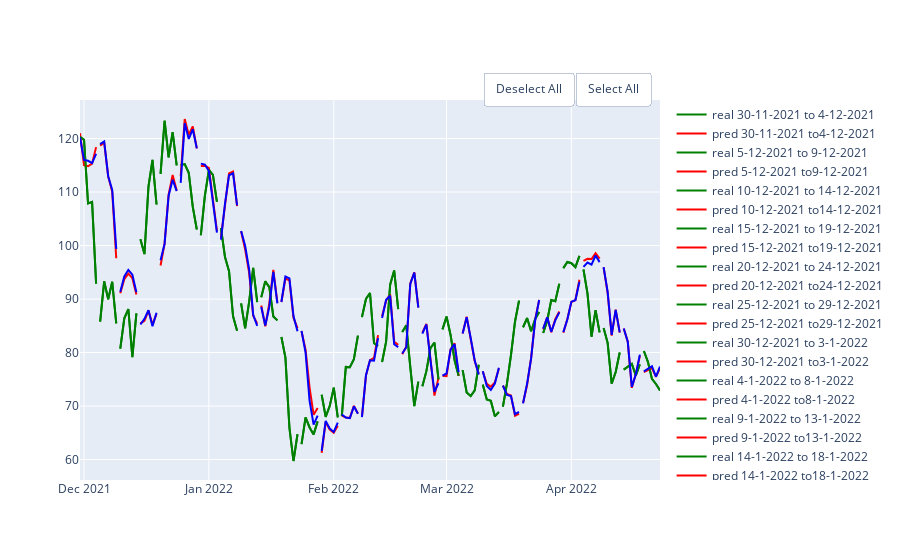

The cell this chart's notebook holds for it:
### Markdown cell above
## Random Forest

### Code cell
rf_se = RandomForestRegressor(random_state=10,criterion='mse')
rf_ae = RandomForestRegressor(random_state=10,criterion='mae')
df = pd.DataFrame(columns = ['MAE', 'MSE','RMSE','R2'], index = ['mse','mae'])
show_results(df, df_avax,'close',100,5, rf_se, rf_ae)

### Figure 1 — Plotly figure (JSON) as saved in the notebook; plotly's stock layout.template omitted (floating-point values rounded to 4 significant figures)
{"data": [{"line": {"color": "green"}, "mode": "lines", "name": "real 30-11-2021 to 4-12-2021", "type": "scatter", "x": ["2021-11-30T00:00:00", "2021-12-01T00:00:00", "2021-12-02T00:00:00", "2021-12-03T00:00:00", "2021-12-04T00:00:00"], "y": [120.3, 119.8, 107.9, 108.1, 92.88]}, {"line": {"color": "red"}, "mode": "lines", "name": "pred 30-11-2021 to4-12-2021", "type": "scatter", "x": ["2021-11-30T00:00:00", "2021-12-01T00:00:00", "2021-12-02T00:00:00", "2021-12-03T00:00:00", "2021-12-04T00:00:00"], "y": [121.0, 115.0, 114.8, 115.3, 118.4]}, {"line": {"color": "green"}, "mode": "lines", "name": "real 5-12-2021 to 9-12-2021", "type": "scatter", "x": ["2021-12-05T00:00:00", "2021-12-06T00:00:00", "2021-12-07T00:00:00", "2021-12-08T00:00:00", "2021-12-09T00:00:00"], "y": [85.79, 93.32, 89.95, 93.22, 85.46]}, {"line": {"color": "red"}, "mode": "lines", "name": "pred 5-12-2021 to9-12-2021", "type": "scatter", "x": ["2021-12-05T00:00:00", "2021-12-06T00:00:00", "2021-12-07T00:00:00", "2021-12-08T00:00:00", "2021-12-09T00:00:00"], "y": [118.7, 119.3, 112.9, 110.0, 97.63]}, {"line": {"color": "green"}, "mode": "lines", "name": "real 10-12-2021 to 14-12-2021", "type": "scatter", "x": ["2021-12-10T00:00:00", "2021-12-11T00:00:00", "2021-12-12T00:00:00", "2021-12-13T00:00:00", "2021-12-14T00:00:00"], "y": [80.74, 86.39, 88.11, 79.15, 87.31]}, {"line": {"color": "red"}, "mode": "lines", "name": "pred 10-12-2021 to14-12-2021", "type": "scatter", "x": ["2021-12-10T00:00:00", "2021-12-11T00:00:00", "2021-12-12T00:00:00", "2021-12-13T00:00:00", "2021-12-14T00:00:00"], "y": [91.09, 93.71, 94.75, 93.89, 90.84]}, {"line": {"color": "green"}, "mode": "lines", "name": "real 15-12-2021 to 19-12-2021", "type": "scatter", "x": ["2021-12-15T00:00:00", "2021-12-16T00:00:00", "2021-12-17T00:00:00", "2021-12-18T00:00:00", "2021-12-19T00:00:00"], "y": [101.2, 98.4, 111.0, 116.0, 107.7]}, {"line": {"color": "red"}, "mode": "lines", "name": "pred 15-12-2021 to19-12-2021", "type": "scatter", "x": ["2021-12-15T00:00:00", "2021-12-16T00:00:00", "2021-12-17T00:00:00", "2021-12-18T00:00:00", "2021-12-19T00:00:00"], "y": [85.46, 85.94, 87.85, 85.22, 87.24]}, {"line": {"color": "green"}, "mode": "lines", "name": "real 20-12-2021 to 24-12-2021", "type": "scatter", "x": ["2021-12-20T00:00:00", "2021-12-21T00:00:00", "2021-12-22T00:00:00", "2021-12-23T00:00:00", "2021-12-24T00:00:00"], "y": [113.4, 123.3, 116.5, 121.2, 115.0]}, {"line": {"color": "red"}, "mode": "lines", "name": "pred 20-12-2021 to24-12-2021", "type": "scatter", "x": ["2021-12-20T00:00:00", "2021-12-21T00:00:00", "2021-12-22T00:00:00", "2021-12-23T00:00:00", "2021-12-24T00:00:00"], "y": [96.27, 100.4, 109.5, 113.2, 110.3]}, {"line": {"color": "green"}, "mode": "lines", "name": "real 25-12-2021 to 29-12-2021", "type": "scatter", "x": ["2021-12-25T00:00:00", "2021-12-26T00:00:00", "2021-12-27T00:00:00", "2021-12-28T00:00:00", "2021-12-29T00:00:00"], "y": [115.0, 115.2, 113.6, 107.2, 103.0]}, {"line": {"color": "red"}, "mode": "lines", "name": "pred 25-12-2021 to29-12-2021", "type": "scatter", "x": ["2021-12-25T00:00:00", "2021-12-26T00:00:00", "2021-12-27T00:00:00", "2021-12-28T00:00:00", "2021-12-29T00:00:00"], "y": [113.0, 123.7, 120.7, 122.2, 118.2]}, {"line": {"color": "green"}, "mode": "lines", "name": "real 30-12-2021 to 3-1-2022", "type": "scatter", "x": ["2021-12-30T00:00:00", "2021-12-31T00:00:00", "2022-01-01T00:00:00", "2022-01-02T00:00:00", "2022-01-03T00:00:00"], "y": [101.9, 109.3, 114.2, 113.2, 108.1]}, {"line": {"color": "red"}, "mode": "lines", "name": "pred 30-12-2021 to3-1-2022", "type": "scatter", "x": ["2021-12-30T00:00:00", "2021-12-31T00:00:00", "2022-01-01T00:00:00", "2022-01-02T00:00:00", "2022-01-03T00:00:00"], "y": [114.9, 114.9, 114.5, 109.0, 102.7]}, {"line": {"color": "green"}, "mode": "lines", "name": "real 4-1-2022 to 8-1-2022", "type": "scatter", "x": ["2022-01-04T00:00:00", "2022-01-05T00:00:00", "2022-01-06T00:00:00", "2022-01-07T00:00:00", "2022-01-08T00:00:00"], "y": [103.2, 97.85, 95.2, 86.77, 84.06]}, {"line": {"color": "red"}, "mode": "lines", "name": "pred 4-1-2022 to8-1-2022", "type": "scatter", "x": ["2022-01-04T00:00:00", "2022-01-05T00:00:00", "2022-01-06T00:00:00", "2022-01-07T00:00:00", "2022-01-08T00:00:00"], "y": [101.5, 108.0, 113.5, 113.8, 107.4]}, {"line": {"color": "green"}, "mode": "lines", "name": "real 9-1-2022 to 13-1-2022", "type": "scatter", "x": ["2022-01-09T00:00:00", "2022-01-10T00:00:00", "2022-01-11T00:00:00", "2022-01-12T00:00:00", "2022-01-13T00:00:00"], "y": [89.21, 84.53, 89.5, 95.82, 89.41]}, {"line": {"color": "red"}, "mode": "lines", "name": "pred 9-1-2022 to13-1-2022", "type": "scatter", "x": ["2022-01-09T00:00:00", "2022-01-10T00:00:00", "2022-01-11T00:00:00", "2022-01-12T00:00:00", "2022-01-13T00:00:00"], "y": [102.7, 99.3, 94.88, 86.9, 85.4]}, {"line": {"color": "green"}, "mode": "lines", "name": "real 14-1-2022 to 18-1-2022", "type": "scatter", "x": ["2022-01-14T00:00:00", "2022-01-15T00:00:00", "2022-01-16T00:00:00", "2022-01-17T00:00:00", "2022-01-18T00:00:00"], "y": [90.34, 93.32, 92.24, 86.75, 86.01]}, {"line": {"color": "red"}, "mode": "lines", "name": "pred 14-1-2022 to18-1-2022", "type": "scatter", "x": ["2022-01-14T00:00:00", "2022-01-15T00:00:00", "2022-01-16T00:00:00", "2022-01-17T00:00:00", "2022-01-18T00:00:00"], "y": [88.78, 84.9, 89.17, 95.47, 89.36]}, {"line": {"color": "green"}, "mode": "lines", "name": "real 19-1-2022 to 23-1-2022", "type": "scatter", "x": ["2022-01-19T00:00:00", "2022-01-20T00:00:00", "2022-01-21T00:00:00", "2022-01-22T00:00:00", "2022-01-23T00:00:00"], "y": [82.9, 79.07, 65.92, 59.73, 64.73]}, {"line": {"color": "red"}, "mode": "lines", "name": "pred 19-1-2022 to23-1-2022", "type": "scatter", "x": ["2022-01-19T00:00:00", "2022-01-20T00:00:00", "2022-01-21T00:00:00", "2022-01-22T00:00:00", "2022-01-23T00:00:00"], "y": [89.44, 93.83, 93.49, 86.51, 84.55]}, {"line": {"color": "green"}, "mode": "lines", "name": "real 24-1-2022 to 28-1-2022", "type": "scatter", "x": ["2022-01-24T00:00:00", "2022-01-25T00:00:00", "2022-01-26T00:00:00", "2022-01-27T00:00:00", "2022-01-28T00:00:00"], "y": [62.88, 67.9, 66.0, 64.7, 67.13]}, {"line": {"color": "red"}, "mode": "lines", "name": "pred 24-1-2022 to28-1-2022", "type": "scatter", "x": ["2022-01-24T00:00:00", "2022-01-25T00:00:00", "2022-01-26T00:00:00", "2022-01-27T00:00:00", "2022-01-28T00:00:00"], "y": [83.96, 80.55, 73.44, 68.37, 69.65]}, {"line": {"color": "green"}, "mode": "lines", "name": "real 29-1-2022 to 2-2-2022", "type": "scatter", "x": ["2022-01-29T00:00:00", "2022-01-30T00:00:00", "2022-01-31T00:00:00", "2022-02-01T00:00:00", "2022-02-02T00:00:00"], "y": [72.12, 67.97, 69.99, 73.45, 67.88]}, {"line": {"color": "red"}, "mode": "lines", "name": "pred 29-1-2022 to2-2-2022", "type": "scatter", "x": ["2022-01-29T00:00:00", "2022-01-30T00:00:00", "2022-01-31T00:00:00", "2022-02-01T00:00:00", "2022-02-02T00:00:00"], "y": [61.26, 67.02, 65.61, 64.99, 66.3]}, {"line": {"color": "green"}, "mode": "lines", "name": "real 3-2-2022 to 7-2-2022", "type": "scatter", "x": ["2022-02-03T00:00:00", "2022-02-04T00:00:00", "2022-02-05T00:00:00", "2022-02-06T00:00:00", "2022-02-07T00:00:00"], "y": [68.11, 77.31, 77.25, 78.76, 83.17]}, {"line": {"color": "red"}, "mode": "lines", "name": "pred 3-2-2022 to7-2-2022", "type": "scatter", "x": ["2022-02-03T00:00:00", "2022-02-04T00:00:00", "2022-02-05T00:00:00", "2022-02-06T00:00:00", "2022-02-07T00:00:00"], "y": [68.21, 67.87, 67.79, 70.03, 68.6]}, {"line": {"color": "green"}, "mode": "lines", "name": "real 8-2-2022 to 12-2-2022", "type": "scatter", "x": ["2022-02-08T00:00:00", "2022-02-09T00:00:00", "2022-02-10T00:00:00", "2022-02-11T00:00:00", "2022-02-12T00:00:00"], "y": [86.62, 90.02, 91.14, 81.73, 81.25]}, {"line": {"color": "red"}, "mode": "lines", "name": "pred 8-2-2022 to12-2-2022", "type": "scatter", "x": ["2022-02-08T00:00:00", "2022-02-09T00:00:00", "2022-02-10T00:00:00", "2022-02-11T00:00:00", "2022-02-12T00:00:00"], "y": [67.99, 75.69, 78.59, 78.98, 83.25]}, {"line": {"color": "green"}, "mode": "lines", "name": "real 13-2-2022 to 17-2-2022", "type": "scatter", "x": ["2022-02-13T00:00:00", "2022-02-14T00:00:00", "2022-02-15T00:00:00", "2022-02-16T00:00:00", "2022-02-17T00:00:00"], "y": [78.24, 82.02, 92.67, 95.35, 88.12]}, {"line": {"color": "red"}, "mode": "lines", "name": "pred 13-2-2022 to17-2-2022", "type": "scatter", "x": ["2022-02-13T00:00:00", "2022-02-14T00:00:00", "2022-02-15T00:00:00", "2022-02-16T00:00:00", "2022-02-17T00:00:00"], "y": [86.8, 89.7, 90.89, 82.03, 81.43]}, {"line": {"color": "green"}, "mode": "lines", "name": "real 18-2-2022 to 22-2-2022", "type": "scatter", "x": ["2022-02-18T00:00:00", "2022-02-19T00:00:00", "2022-02-20T00:00:00", "2022-02-21T00:00:00", "2022-02-22T00:00:00"], "y": [83.84, 85.1, 77.34, 69.99, 74.57]}, {"line": {"color": "red"}, "mode": "lines", "name": "pred 18-2-2022 to22-2-2022", "type": "scatter", "x": ["2022-02-18T00:00:00", "2022-02-19T00:00:00", "2022-02-20T00:00:00", "2022-02-21T00:00:00", "2022-02-22T00:00:00"], "y": [79.7, 81.07, 92.91, 95.0, 88.44]}, {"line": {"color": "green"}, "mode": "lines", "name": "real 23-2-2022 to 27-2-2022", "type": "scatter", "x": ["2022-02-23T00:00:00", "2022-02-24T00:00:00", "2022-02-25T00:00:00", "2022-02-26T00:00:00", "2022-02-27T00:00:00"], "y": [73.7, 76.52, 80.83, 81.88, 74.99]}, {"line": {"color": "red"}, "mode": "lines", "name": "pred 23-2-2022 to27-2-2022", "type": "scatter", "x": ["2022-02-23T00:00:00", "2022-02-24T00:00:00", "2022-02-25T00:00:00", "2022-02-26T00:00:00", "2022-02-27T00:00:00"], "y": [83.72, 85.34, 78.93, 71.94, 75.26]}, {"line": {"color": "green"}, "mode": "lines", "name": "real 28-2-2022 to 4-3-2022", "type": "scatter", "x": ["2022-02-28T00:00:00", "2022-03-01T00:00:00", "2022-03-02T00:00:00", "2022-03-03T00:00:00", "2022-03-04T00:00:00"], "y": [84.34, 86.74, 83.29, 78.56, 75.65]}, {"line": {"color": "red"}, "mode": "lines", "name": "pred 28-2-2022 to4-3-2022", "type": "scatter", "x": ["2022-02-28T00:00:00", "2022-03-01T00:00:00", "2022-03-02T00:00:00", "2022-03-03T00:00:00", "2022-03-04T00:00:00"], "y": [75.68, 75.61, 80.6, 81.75, 75.64]}, {"line": {"color": "green"}, "mode": "lines", "name": "real 5-3-2022 to 9-3-2022", "type": "scatter", "x": ["2022-03-05T00:00:00", "2022-03-06T00:00:00", "2022-03-07T00:00:00", "2022-03-08T00:00:00", "2022-03-09T00:00:00"], "y": [76.73, 72.53, 71.88, 72.92, 77.72]}, {"line": {"color": "red"}, "mode": "lines", "name": "pred 5-3-2022 to9-3-2022", "type": "scatter", "x": ["2022-03-05T00:00:00", "2022-03-06T00:00:00", "2022-03-07T00:00:00", "2022-03-08T00:00:00", "2022-03-09T00:00:00"], "y": [83.58, 86.69, 82.54, 78.42, 76.02]}, {"line": {"color": "green"}, "mode": "lines", "name": "real 10-3-2022 to 14-3-2022", "type": "scatter", "x": ["2022-03-10T00:00:00", "2022-03-11T00:00:00", "2022-03-12T00:00:00", "2022-03-13T00:00:00", "2022-03-14T00:00:00"], "y": [74.0, 71.24, 71.0, 68.08, 68.89]}, {"line": {"color": "red"}, "mode": "lines", "name": "pred 10-3-2022 to14-3-2022", "type": "scatter", "x": ["2022-03-10T00:00:00", "2022-03-11T00:00:00", "2022-03-12T00:00:00", "2022-03-13T00:00:00", "2022-03-14T00:00:00"], "y": [76.48, 74.13, 73.62, 74.41, 77.02]}, {"line": {"color": "green"}, "mode": "lines", "name": "real 15-3-2022 to 19-3-2022", "type": "scatter", "x": ["2022-03-15T00:00:00", "2022-03-16T00:00:00", "2022-03-17T00:00:00", "2022-03-18T00:00:00", "2022-03-19T00:00:00"], "y": [69.89, 74.18, 79.54, 85.76, 89.69]}, {"line": {"color": "red"}, "mode": "lines", "name": "pred 15-3-2022 to19-3-2022", "type": "scatter", "x": ["2022-03-15T00:00:00", "2022-03-16T00:00:00", "2022-03-17T00:00:00", "2022-03-18T00:00:00", "2022-03-19T00:00:00"], "y": [73.85, 72.24, 71.98, 68.19, 68.56]}, {"line": {"color": "green"}, "mode": "lines", "name": "real 20-3-2022 to 24-3-2022", "type": "scatter", "x": ["2022-03-20T00:00:00", "2022-03-21T00:00:00", "2022-03-22T00:00:00", "2022-03-23T00:00:00", "2022-03-24T00:00:00"], "y": [84.72, 86.45, 83.98, 86.25, 87.56]}, {"line": {"color": "red"}, "mode": "lines", "name": "pred 20-3-2022 to24-3-2022", "type": "scatter", "x": ["2022-03-20T00:00:00", "2022-03-21T00:00:00", "2022-03-22T00:00:00", "2022-03-23T00:00:00", "2022-03-24T00:00:00"], "y": [70.56, 73.94, 78.94, 86.15, 89.85]}, {"line": {"color": "green"}, "mode": "lines", "name": "real 25-3-2022 to 29-3-2022", "type": "scatter", "x": ["2022-03-25T00:00:00", "2022-03-26T00:00:00", "2022-03-27T00:00:00", "2022-03-28T00:00:00", "2022-03-29T00:00:00"], "y": [83.66, 85.96, 89.82, 89.6, 92.84]}, {"line": {"color": "red"}, "mode": "lines", "name": "pred 25-3-2022 to29-3-2022", "type": "scatter", "x": ["2022-03-25T00:00:00", "2022-03-26T00:00:00", "2022-03-27T00:00:00", "2022-03-28T00:00:00", "2022-03-29T00:00:00"], "y": [84.35, 86.64, 83.78, 86.24, 87.67]}, {"line": {"color": "green"}, "mode": "lines", "name": "real 30-3-2022 to 3-4-2022", "type": "scatter", "x": ["2022-03-30T00:00:00", "2022-03-31T00:00:00", "2022-04-01T00:00:00", "2022-04-02T00:00:00", "2022-04-03T00:00:00"], "y": [95.78, 96.92, 96.69, 95.97, 98.08]}, {"line": {"color": "red"}, "mode": "lines", "name": "pred 30-3-2022 to3-4-2022", "type": "scatter", "x": ["2022-03-30T00:00:00", "2022-03-31T00:00:00", "2022-04-01T00:00:00", "2022-04-02T00:00:00", "2022-04-03T00:00:00"], "y": [83.7, 86.28, 89.44, 89.81, 93.6]}, {"line": {"color": "green"}, "mode": "lines", "name": "real 4-4-2022 to 8-4-2022", "type": "scatter", "x": ["2022-04-04T00:00:00", "2022-04-05T00:00:00", "2022-04-06T00:00:00", "2022-04-07T00:00:00", "2022-04-08T00:00:00"], "y": [95.52, 91.02, 82.96, 87.92, 83.77]}, {"line": {"color": "red"}, "mode": "lines", "name": "pred 4-4-2022 to8-4-2022", "type": "scatter", "x": ["2022-04-04T00:00:00", "2022-04-05T00:00:00", "2022-04-06T00:00:00", "2022-04-07T00:00:00", "2022-04-08T00:00:00"], "y": [97.15, 97.52, 97.49, 98.56, 97.54]}, {"line": {"color": "green"}, "mode": "lines", "name": "real 9-4-2022 to 13-4-2022", "type": "scatter", "x": ["2022-04-09T00:00:00", "2022-04-10T00:00:00", "2022-04-11T00:00:00", "2022-04-12T00:00:00", "2022-04-13T00:00:00"], "y": [84.59, 81.82, 74.17, 76.36, 80.0]}, {"line": {"color": "red"}, "mode": "lines", "name": "pred 9-4-2022 to13-4-2022", "type": "scatter", "x": ["2022-04-09T00:00:00", "2022-04-10T00:00:00", "2022-04-11T00:00:00", "2022-04-12T00:00:00", "2022-04-13T00:00:00"], "y": [95.9, 91.18, 83.17, 88.02, 83.74]}, {"line": {"color": "green"}, "mode": "lines", "name": "real 14-4-2022 to 18-4-2022", "type": "scatter", "x": ["2022-04-14T00:00:00", "2022-04-15T00:00:00", "2022-04-16T00:00:00", "2022-04-17T00:00:00", "2022-04-18T00:00:00"], "y": [76.82, 77.44, 77.89, 75.71, 77.79]}, {"line": {"color": "red"}, "mode": "lines", "name": "pred 14-4-2022 to18-4-2022", "type": "scatter", "x": ["2022-04-14T00:00:00", "2022-04-15T00:00:00", "2022-04-16T00:00:00", "2022-04-17T00:00:00", "2022-04-18T00:00:00"], "y": [84.49, 82.04, 73.41, 75.97, 79.37]}, {"line": {"color": "green"}, "mode": "lines", "name": "real 19-4-2022 to 23-4-2022", "type": "scatter", "x": ["2022-04-19T00:00:00", "2022-04-20T00:00:00", "2022-04-21T00:00:00", "2022-04-22T00:00:00", "2022-04-23T00:00:00"], "y": [80.29, 78.27, 75.08, 74.12, 72.92]}, {"line": {"color": "red"}, "mode": "lines", "name": "pred 19-4-2022 to23-4-2022", "type": "scatter", "x": ["2022-04-19T00:00:00", "2022-04-20T00:00:00", "2022-04-21T00:00:00", "2022-04-22T00:00:00", "2022-04-23T00:00:00"], "y": [76.32, 76.72, 77.08, 75.45, 77.11]}, {"line": {"color": "green"}, "mode": "lines", "name": "real 30-11-2021 to 4-12-2021", "type": "scatter", "x": ["2021-11-30T00:00:00", "2021-12-01T00:00:00", "2021-12-02T00:00:00", "2021-12-03T00:00:00", "2021-12-04T00:00:00"], "y": [120.3, 119.8, 107.9, 108.1, 92.88]}, {"line": {"color": "blue"}, "mode": "lines", "name": "pred 30-11-2021 to4-12-2021", "type": "scatter", "x": ["2021-11-30T00:00:00", "2021-12-01T00:00:00", "2021-12-02T00:00:00", "2021-12-03T00:00:00", "2021-12-04T00:00:00"], "y": [120.2, 116.0, 115.8, 115.4, 117.1]}, {"line": {"color": "green"}, "mode": "lines", "name": "real 5-12-2021 to 9-12-2021", "type": "scatter", "x": ["2021-12-05T00:00:00", "2021-12-06T00:00:00", "2021-12-07T00:00:00", "2021-12-08T00:00:00", "2021-12-09T00:00:00"], "y": [85.79, 93.32, 89.95, 93.22, 85.46]}, {"line": {"color": "blue"}, "mode": "lines", "name": "pred 5-12-2021 to9-12-2021", "type": "scatter", "x": ["2021-12-05T00:00:00", "2021-12-06T00:00:00", "2021-12-07T00:00:00", "2021-12-08T00:00:00", "2021-12-09T00:00:00"], "y": [119.0, 119.5, 113.0, 110.4, 99.36]}, {"line": {"color": "green"}, "mode": "lines", "name": "real 10-12-2021 to 14-12-2021", "type": "scatter", "x": ["2021-12-10T00:00:00", "2021-12-11T00:00:00", "2021-12-12T00:00:00", "2021-12-13T00:00:00", "2021-12-14T00:00:00"], "y": [80.74, 86.39, 88.11, 79.15, 87.31]}, {"line": {"color": "blue"}, "mode": "lines", "name": "pred 10-12-2021 to14-12-2021", "type": "scatter", "x": ["2021-12-10T00:00:00", "2021-12-11T00:00:00", "2021-12-12T00:00:00", "2021-12-13T00:00:00", "2021-12-14T00:00:00"], "y": [91.35, 94.22, 95.46, 94.56, 91.26]}, {"line": {"color": "green"}, "mode": "lines", "name": "real 15-12-2021 to 19-12-2021", "type": "scatter", "x": ["2021-12-15T00:00:00", "2021-12-16T00:00:00", "2021-12-17T00:00:00", "2021-12-18T00:00:00", "2021-12-19T00:00:00"], "y": [101.2, 98.4, 111.0, 116.0, 107.7]}, {"line": {"color": "blue"}, "mode": "lines", "name": "pred 15-12-2021 to19-12-2021", "type": "scatter", "x": ["2021-12-15T00:00:00", "2021-12-16T00:00:00", "2021-12-17T00:00:00", "2021-12-18T00:00:00", "2021-12-19T00:00:00"], "y": [85.24, 86.3, 87.91, 84.94, 87.45]}, {"line": {"color": "green"}, "mode": "lines", "name": "real 20-12-2021 to 24-12-2021", "type": "scatter", "x": ["2021-12-20T00:00:00", "2021-12-21T00:00:00", "2021-12-22T00:00:00", "2021-12-23T00:00:00", "2021-12-24T00:00:00"], "y": [113.4, 123.3, 116.5, 121.2, 115.0]}, {"line": {"color": "blue"}, "mode": "lines", "name": "pred 20-12-2021 to24-12-2021", "type": "scatter", "x": ["2021-12-20T00:00:00", "2021-12-21T00:00:00", "2021-12-22T00:00:00", "2021-12-23T00:00:00", "2021-12-24T00:00:00"], "y": [97.25, 100.3, 109.3, 112.3, 110.2]}, {"line": {"color": "green"}, "mode": "lines", "name": "real 25-12-2021 to 29-12-2021", "type": "scatter", "x": ["2021-12-25T00:00:00", "2021-12-26T00:00:00", "2021-12-27T00:00:00", "2021-12-28T00:00:00", "2021-12-29T00:00:00"], "y": [115.0, 115.2, 113.6, 107.2, 103.0]}, {"line": {"color": "blue"}, "mode": "lines", "name": "pred 25-12-2021 to29-12-2021", "type": "scatter", "x": ["2021-12-25T00:00:00", "2021-12-26T00:00:00", "2021-12-27T00:00:00", "2021-12-28T00:00:00", "2021-12-29T00:00:00"], "y": [111.7, 122.8, 119.9, 121.7, 118.2]}, {"line": {"color": "green"}, "mode": "lines", "name": "real 30-12-2021 to 3-1-2022", "type": "scatter", "x": ["2021-12-30T00:00:00", "2021-12-31T00:00:00", "2022-01-01T00:00:00", "2022-01-02T00:00:00", "2022-01-03T00:00:00"], "y": [101.9, 109.3, 114.2, 113.2, 108.1]}, {"line": {"color": "blue"}, "mode": "lines", "name": "pred 30-12-2021 to3-1-2022", "type": "scatter", "x": ["2021-12-30T00:00:00", "2021-12-31T00:00:00", "2022-01-01T00:00:00", "2022-01-02T00:00:00", "2022-01-03T00:00:00"], "y": [115.3, 115.1, 113.9, 108.7, 102.4]}, {"line": {"color": "green"}, "mode": "lines", "name": "real 4-1-2022 to 8-1-2022", "type": "scatter", "x": ["2022-01-04T00:00:00", "2022-01-05T00:00:00", "2022-01-06T00:00:00", "2022-01-07T00:00:00", "2022-01-08T00:00:00"], "y": [103.2, 97.85, 95.2, 86.77, 84.06]}, {"line": {"color": "blue"}, "mode": "lines", "name": "pred 4-1-2022 to8-1-2022", "type": "scatter", "x": ["2022-01-04T00:00:00", "2022-01-05T00:00:00", "2022-01-06T00:00:00", "2022-01-07T00:00:00", "2022-01-08T00:00:00"], "y": [101.1, 107.8, 113.1, 113.5, 107.5]}, {"line": {"color": "green"}, "mode": "lines", "name": "real 9-1-2022 to 13-1-2022", "type": "scatter", "x": ["2022-01-09T00:00:00", "2022-01-10T00:00:00", "2022-01-11T00:00:00", "2022-01-12T00:00:00", "2022-01-13T00:00:00"], "y": [89.21, 84.53, 89.5, 95.82, 89.41]}, {"line": {"color": "blue"}, "mode": "lines", "name": "pred 9-1-2022 to13-1-2022", "type": "scatter", "x": ["2022-01-09T00:00:00", "2022-01-10T00:00:00", "2022-01-11T00:00:00", "2022-01-12T00:00:00", "2022-01-13T00:00:00"], "y": [102.7, 99.96, 95.48, 87.07, 84.98]}, {"line": {"color": "green"}, "mode": "lines", "name": "real 14-1-2022 to 18-1-2022", "type": "scatter", "x": ["2022-01-14T00:00:00", "2022-01-15T00:00:00", "2022-01-16T00:00:00", "2022-01-17T00:00:00", "2022-01-18T00:00:00"], "y": [90.34, 93.32, 92.24, 86.75, 86.01]}, {"line": {"color": "blue"}, "mode": "lines", "name": "pred 14-1-2022 to18-1-2022", "type": "scatter", "x": ["2022-01-14T00:00:00", "2022-01-15T00:00:00", "2022-01-16T00:00:00", "2022-01-17T00:00:00", "2022-01-18T00:00:00"], "y": [88.51, 85.04, 88.57, 95.09, 89.2]}, {"line": {"color": "green"}, "mode": "lines", "name": "real 19-1-2022 to 23-1-2022", "type": "scatter", "x": ["2022-01-19T00:00:00", "2022-01-20T00:00:00", "2022-01-21T00:00:00", "2022-01-22T00:00:00", "2022-01-23T00:00:00"], "y": [82.9, 79.07, 65.92, 59.73, 64.73]}, {"line": {"color": "blue"}, "mode": "lines", "name": "pred 19-1-2022 to23-1-2022", "type": "scatter", "x": ["2022-01-19T00:00:00", "2022-01-20T00:00:00", "2022-01-21T00:00:00", "2022-01-22T00:00:00", "2022-01-23T00:00:00"], "y": [89.45, 94.22, 93.86, 86.81, 83.97]}, {"line": {"color": "green"}, "mode": "lines", "name": "real 24-1-2022 to 28-1-2022", "type": "scatter", "x": ["2022-01-24T00:00:00", "2022-01-25T00:00:00", "2022-01-26T00:00:00", "2022-01-27T00:00:00", "2022-01-28T00:00:00"], "y": [62.88, 67.9, 66.0, 64.7, 67.13]}, {"line": {"color": "blue"}, "mode": "lines", "name": "pred 24-1-2022 to28-1-2022", "type": "scatter", "x": ["2022-01-24T00:00:00", "2022-01-25T00:00:00", "2022-01-26T00:00:00", "2022-01-27T00:00:00", "2022-01-28T00:00:00"], "y": [84.05, 80.01, 70.95, 66.53, 68.2]}, {"line": {"color": "green"}, "mode": "lines", "name": "real 29-1-2022 to 2-2-2022", "type": "scatter", "x": ["2022-01-29T00:00:00", "2022-01-30T00:00:00", "2022-01-31T00:00:00", "2022-02-01T00:00:00", "2022-02-02T00:00:00"], "y": [72.12, 67.97, 69.99, 73.45, 67.88]}, {"line": {"color": "blue"}, "mode": "lines", "name": "pred 29-1-2022 to2-2-2022", "type": "scatter", "x": ["2022-01-29T00:00:00", "2022-01-30T00:00:00", "2022-01-31T00:00:00", "2022-02-01T00:00:00", "2022-02-02T00:00:00"], "y": [61.64, 67.22, 65.8, 65.16, 66.9]}, {"line": {"color": "green"}, "mode": "lines", "name": "real 3-2-2022 to 7-2-2022", "type": "scatter", "x": ["2022-02-03T00:00:00", "2022-02-04T00:00:00", "2022-02-05T00:00:00", "2022-02-06T00:00:00", "2022-02-07T00:00:00"], "y": [68.11, 77.31, 77.25, 78.76, 83.17]}, {"line": {"color": "blue"}, "mode": "lines", "name": "pred 3-2-2022 to7-2-2022", "type": "scatter", "x": ["2022-02-03T00:00:00", "2022-02-04T00:00:00", "2022-02-05T00:00:00", "2022-02-06T00:00:00", "2022-02-07T00:00:00"], "y": [68.41, 67.87, 67.73, 69.95, 68.57]}, {"line": {"color": "green"}, "mode": "lines", "name": "real 8-2-2022 to 12-2-2022", "type": "scatter", "x": ["2022-02-08T00:00:00", "2022-02-09T00:00:00", "2022-02-10T00:00:00", "2022-02-11T00:00:00", "2022-02-12T00:00:00"], "y": [86.62, 90.02, 91.14, 81.73, 81.25]}, {"line": {"color": "blue"}, "mode": "lines", "name": "pred 8-2-2022 to12-2-2022", "type": "scatter", "x": ["2022-02-08T00:00:00", "2022-02-09T00:00:00", "2022-02-10T00:00:00", "2022-02-11T00:00:00", "2022-02-12T00:00:00"], "y": [67.93, 75.76, 78.54, 78.48, 82.7]}, {"line": {"color": "green"}, "mode": "lines", "name": "real 13-2-2022 to 17-2-2022", "type": "scatter", "x": ["2022-02-13T00:00:00", "2022-02-14T00:00:00", "2022-02-15T00:00:00", "2022-02-16T00:00:00", "2022-02-17T00:00:00"], "y": [78.24, 82.02, 92.67, 95.35, 88.12]}, {"line": {"color": "blue"}, "mode": "lines", "name": "pred 13-2-2022 to17-2-2022", "type": "scatter", "x": ["2022-02-13T00:00:00", "2022-02-14T00:00:00", "2022-02-15T00:00:00", "2022-02-16T00:00:00", "2022-02-17T00:00:00"], "y": [86.45, 89.85, 90.6, 81.55, 81.01]}, {"line": {"color": "green"}, "mode": "lines", "name": "real 18-2-2022 to 22-2-2022", "type": "scatter", "x": ["2022-02-18T00:00:00", "2022-02-19T00:00:00", "2022-02-20T00:00:00", "2022-02-21T00:00:00", "2022-02-22T00:00:00"], "y": [83.84, 85.1, 77.34, 69.99, 74.57]}, {"line": {"color": "blue"}, "mode": "lines", "name": "pred 18-2-2022 to22-2-2022", "type": "scatter", "x": ["2022-02-18T00:00:00", "2022-02-19T00:00:00", "2022-02-20T00:00:00", "2022-02-21T00:00:00", "2022-02-22T00:00:00"], "y": [79.82, 80.99, 92.83, 94.95, 88.39]}, {"line": {"color": "green"}, "mode": "lines", "name": "real 23-2-2022 to 27-2-2022", "type": "scatter", "x": ["2022-02-23T00:00:00", "2022-02-24T00:00:00", "2022-02-25T00:00:00", "2022-02-26T00:00:00", "2022-02-27T00:00:00"], "y": [73.7, 76.52, 80.83, 81.88, 74.99]}, {"line": {"color": "blue"}, "mode": "lines", "name": "pred 23-2-2022 to27-2-2022", "type": "scatter", "x": ["2022-02-23T00:00:00", "2022-02-24T00:00:00", "2022-02-25T00:00:00", "2022-02-26T00:00:00", "2022-02-27T00:00:00"], "y": [83.52, 85.24, 78.62, 72.67, 74.27]}, {"line": {"color": "green"}, "mode": "lines", "name": "real 28-2-2022 to 4-3-2022", "type": "scatter", "x": ["2022-02-28T00:00:00", "2022-03-01T00:00:00", "2022-03-02T00:00:00", "2022-03-03T00:00:00", "2022-03-04T00:00:00"], "y": [84.34, 86.74, 83.29, 78.56, 75.65]}, {"line": {"color": "blue"}, "mode": "lines", "name": "pred 28-2-2022 to4-3-2022", "type": "scatter", "x": ["2022-02-28T00:00:00", "2022-03-01T00:00:00", "2022-03-02T00:00:00", "2022-03-03T00:00:00", "2022-03-04T00:00:00"], "y": [75.7, 76.08, 80.52, 81.58, 76.36]}, {"line": {"color": "green"}, "mode": "lines", "name": "real 5-3-2022 to 9-3-2022", "type": "scatter", "x": ["2022-03-05T00:00:00", "2022-03-06T00:00:00", "2022-03-07T00:00:00", "2022-03-08T00:00:00", "2022-03-09T00:00:00"], "y": [76.73, 72.53, 71.88, 72.92, 77.72]}, {"line": {"color": "blue"}, "mode": "lines", "name": "pred 5-3-2022 to9-3-2022", "type": "scatter", "x": ["2022-03-05T00:00:00", "2022-03-06T00:00:00", "2022-03-07T00:00:00", "2022-03-08T00:00:00", "2022-03-09T00:00:00"], "y": [83.55, 86.61, 82.73, 78.5, 75.9]}, {"line": {"color": "green"}, "mode": "lines", "name": "real 10-3-2022 to 14-3-2022", "type": "scatter", "x": ["2022-03-10T00:00:00", "2022-03-11T00:00:00", "2022-03-12T00:00:00", "2022-03-13T00:00:00", "2022-03-14T00:00:00"], "y": [74.0, 71.24, 71.0, 68.08, 68.89]}, {"line": {"color": "blue"}, "mode": "lines", "name": "pred 10-3-2022 to14-3-2022", "type": "scatter", "x": ["2022-03-10T00:00:00", "2022-03-11T00:00:00", "2022-03-12T00:00:00", "2022-03-13T00:00:00", "2022-03-14T00:00:00"], "y": [76.52, 73.75, 73.01, 74.2, 77.18]}, {"line": {"color": "green"}, "mode": "lines", "name": "real 15-3-2022 to 19-3-2022", "type": "scatter", "x": ["2022-03-15T00:00:00", "2022-03-16T00:00:00", "2022-03-17T00:00:00", "2022-03-18T00:00:00", "2022-03-19T00:00:00"], "y": [69.89, 74.18, 79.54, 85.76, 89.69]}, {"line": {"color": "blue"}, "mode": "lines", "name": "pred 15-3-2022 to19-3-2022", "type": "scatter", "x": ["2022-03-15T00:00:00", "2022-03-16T00:00:00", "2022-03-17T00:00:00", "2022-03-18T00:00:00", "2022-03-19T00:00:00"], "y": [73.84, 72.08, 71.87, 68.48, 68.9]}, {"line": {"color": "green"}, "mode": "lines", "name": "real 20-3-2022 to 24-3-2022", "type": "scatter", "x": ["2022-03-20T00:00:00", "2022-03-21T00:00:00", "2022-03-22T00:00:00", "2022-03-23T00:00:00", "2022-03-24T00:00:00"], "y": [84.72, 86.45, 83.98, 86.25, 87.56]}, {"line": {"color": "blue"}, "mode": "lines", "name": "pred 20-3-2022 to24-3-2022", "type": "scatter", "x": ["2022-03-20T00:00:00", "2022-03-21T00:00:00", "2022-03-22T00:00:00", "2022-03-23T00:00:00", "2022-03-24T00:00:00"], "y": [70.49, 74.15, 78.9, 85.97, 89.82]}, {"line": {"color": "green"}, "mode": "lines", "name": "real 25-3-2022 to 29-3-2022", "type": "scatter", "x": ["2022-03-25T00:00:00", "2022-03-26T00:00:00", "2022-03-27T00:00:00", "2022-03-28T00:00:00", "2022-03-29T00:00:00"], "y": [83.66, 85.96, 89.82, 89.6, 92.84]}, {"line": {"color": "blue"}, "mode": "lines", "name": "pred 25-3-2022 to29-3-2022", "type": "scatter", "x": ["2022-03-25T00:00:00", "2022-03-26T00:00:00", "2022-03-27T00:00:00", "2022-03-28T00:00:00", "2022-03-29T00:00:00"], "y": [84.48, 86.59, 83.88, 86.02, 87.52]}, {"line": {"color": "green"}, "mode": "lines", "name": "real 30-3-2022 to 3-4-2022", "type": "scatter", "x": ["2022-03-30T00:00:00", "2022-03-31T00:00:00", "2022-04-01T00:00:00", "2022-04-02T00:00:00", "2022-04-03T00:00:00"], "y": [95.78, 96.92, 96.69, 95.97, 98.08]}, {"line": {"color": "blue"}, "mode": "lines", "name": "pred 30-3-2022 to3-4-2022", "type": "scatter", "x": ["2022-03-30T00:00:00", "2022-03-31T00:00:00", "2022-04-01T00:00:00", "2022-04-02T00:00:00", "2022-04-03T00:00:00"], "y": [83.83, 86.16, 89.52, 89.79, 93.25]}, {"line": {"color": "green"}, "mode": "lines", "name": "real 4-4-2022 to 8-4-2022", "type": "scatter", "x": ["2022-04-04T00:00:00", "2022-04-05T00:00:00", "2022-04-06T00:00:00", "2022-04-07T00:00:00", "2022-04-08T00:00:00"], "y": [95.52, 91.02, 82.96, 87.92, 83.77]}, {"line": {"color": "blue"}, "mode": "lines", "name": "pred 4-4-2022 to8-4-2022", "type": "scatter", "x": ["2022-04-04T00:00:00", "2022-04-05T00:00:00", "2022-04-06T00:00:00", "2022-04-07T00:00:00", "2022-04-08T00:00:00"], "y": [96.01, 96.82, 96.43, 98.14, 96.9]}, {"line": {"color": "green"}, "mode": "lines", "name": "real 9-4-2022 to 13-4-2022", "type": "scatter", "x": ["2022-04-09T00:00:00", "2022-04-10T00:00:00", "2022-04-11T00:00:00", "2022-04-12T00:00:00", "2022-04-13T00:00:00"], "y": [84.59, 81.82, 74.17, 76.36, 80.0]}, {"line": {"color": "blue"}, "mode": "lines", "name": "pred 9-4-2022 to13-4-2022", "type": "scatter", "x": ["2022-04-09T00:00:00", "2022-04-10T00:00:00", "2022-04-11T00:00:00", "2022-04-12T00:00:00", "2022-04-13T00:00:00"], "y": [95.95, 91.35, 83.31, 87.97, 83.77]}, {"line": {"color": "green"}, "mode": "lines", "name": "real 14-4-2022 to 18-4-2022", "type": "scatter", "x": ["2022-04-14T00:00:00", "2022-04-15T00:00:00", "2022-04-16T00:00:00", "2022-04-17T00:00:00", "2022-04-18T00:00:00"], "y": [76.82, 77.44, 77.89, 75.71, 77.79]}, {"line": {"color": "blue"}, "mode": "lines", "name": "pred 14-4-2022 to18-4-2022", "type": "scatter", "x": ["2022-04-14T00:00:00", "2022-04-15T00:00:00", "2022-04-16T00:00:00", "2022-04-17T00:00:00", "2022-04-18T00:00:00"], "y": [84.51, 82.01, 73.57, 75.92, 79.62]}, {"line": {"color": "green"}, "mode": "lines", "name": "real 19-4-2022 to 23-4-2022", "type": "scatter", "x": ["2022-04-19T00:00:00", "2022-04-20T00:00:00", "2022-04-21T00:00:00", "2022-04-22T00:00:00", "2022-04-23T00:00:00"], "y": [80.29, 78.27, 75.08, 74.12, 72.92]}, {"line": {"color": "blue"}, "mode": "lines", "name": "pred 19-4-2022 to23-4-2022", "type": "scatter", "x": ["2022-04-19T00:00:00", "2022-04-20T00:00:00", "2022-04-21T00:00:00", "2022-04-22T00:00:00", "2022-04-23T00:00:00"], "y": [76.47, 76.91, 77.44, 75.52, 77.37]}], "layout": {"updatemenus": [{"buttons": [{"args": ["visible", "legendonly"], "label": "Deselect All", "method": "restyle"}, {"args": ["visible", true], "label": "Select All", "method": "restyle"}], "direction": "left", "pad": {"r": 10, "t": 10}, "showactive": false, "type": "buttons", "x": 1, "xanchor": "right", "y": 1.1, "yanchor": "top"}]}}
